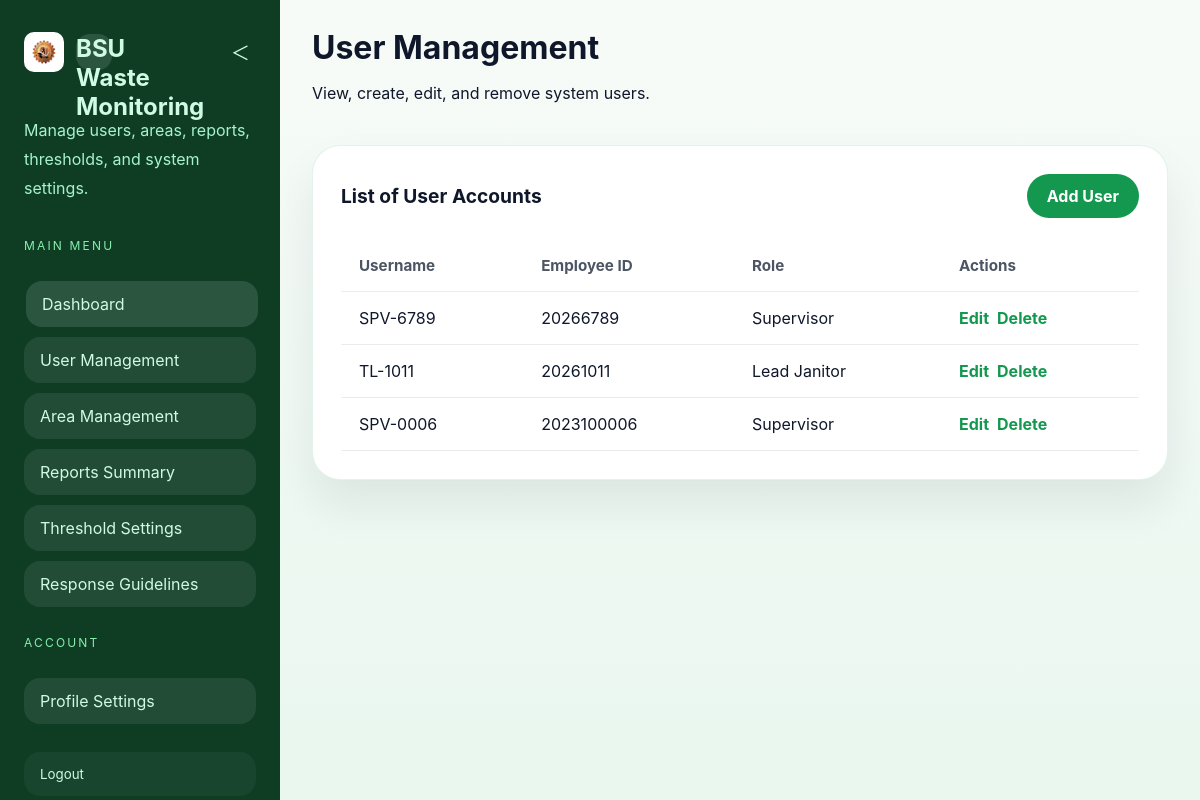
Screenshot of /users/ (signed in) with the database file from the repository.
### records/models.py (models this page shows, shortened)
class Profile(models.Model):
    ROLE_CHOICES = [
        ('Head Supervisor', 'Head Supervisor'),
        ('Supervisor', 'Supervisor'),
        ('Lead Janitor', 'Lead Janitor'),
    ]
    user = models.OneToOneField(User, on_delete=models.CASCADE)
    role = models.CharField(max_length=20, choices=ROLE_CHOICES)
    employee_id = models.CharField(max_length=50, unique=True)
    assigned_area = models.ForeignKey(
        'Area',
        on_delete=models.SET_NULL,
        null=True,
        blank=True
    )

### records/views.py (the view)
# urls.py: path('users/', views.user_list, name='user_list'),
@login_required
def user_list(request):
    users = Profile.objects.exclude(role='Head Supervisor')
    return render(request, 'admin_user_list.html', {
        'users': users
    })

### records/context_processors.py (called while the page is built, shortened)
def sidebar_badges(request):
    user = getattr(request, 'user', None)
    if not user or not user.is_authenticated:
        return {}
    profile = getattr(user, 'profile', None)
    if not profile:
        return {}
    return {}

### records/templates/admin_user_list.html (shortened to what this page needs)
{% load static %}
<!DOCTYPE html>
<html>
<head>
</head>
<body>
    <div class="layout">
        <aside class="sidebar">
            <div class="brand">
                <img src="{% static 'images/bsu-logo.png' %}" alt="BSU Logo" style="width:40px;height:40px;border-radius:10px;background:#fff;padding:3px;object-fit:contain;">
                <span class="brand-name">BSU Waste Monitoring</span>
                <button type="button" class="sidebar-collapse" aria-label="Toggle sidebar">＜</button>
            </div>
            <p>Manage users, areas, reports, thresholds, and system settings.</p>
            <div class="section-title">Main Menu</div>
            <div class="nav-links">
                <a href="{% url 'admin_dashboard' %}" class="active">Dashboard</a>
                <a href="{% url 'user_list' %}">User Management</a>
                <a href="{% url 'area_list' %}">Area Management</a>
                <a href="{% url 'admin_reports' %}">Reports Summary</a>
                <a href="{% url 'threshold_settings' %}">Threshold Settings</a>
                <a href="{% url 'response_guidelines' %}">Response Guidelines</a>
            </div>
            <div class="section-title">Account</div>
            <div class="nav-links">
                <a href="{% url 'edit_profile' %}">
                    Profile Settings
                </a>
            </div>
            <form action="{% url 'logout' %}" method="POST" style="width:100%;">
                <button type="submit" class="logout-btn">
                    Logout
                </button>
            </form>
        </aside>
        <main class="main">
            <div class="topbar">
                    <div>
                        <h1>User Management</h1>
                        <p>View, create, edit, and remove system users.</p>
                    </div>
                </div>
                <div class="panel">
                    <div class="panel-header">
                        <h2>List of User Accounts</h2>
                        <a href="{% url 'add_user' %}" class="add-btn"
                        style="text-decoration:none;">
                            Add User
                        </a>
                    </div>
                    <div class="table-wrapper">
                        <table>
                            <thead>
                                <tr>
                                    <th>Username</th>
                                    <th>Employee ID</th>
                                    <th>Role</th>
                                    <th>Actions</th>
                                </tr>
                            </thead>
                            <tbody>
                                {% for profile in users %}
                                <tr>
                                    <td data-label="Username">
                                        {{ profile.user.username }}
                                    </td>
                                    <td data-label="Employee ID">
                                        {{ profile.employee_id }}
                                    </td>
                                    <td data-label="Role">
                                        {{ profile.role }}
                                    </td>
                                    <td data-label="Actions">
                                        <div class="action-links">
                                            <a href="{% url 'edit_user' profile.id %}"> Edit </a>
                                            <a href="{% url 'delete_user' profile.id %}"> Delete </a>
                                        </div>
                                    </td>
                                </tr>
                                {% endfor %}
                            </tbody>
                        </table>
                    </div>
                </div>
        </main>
    </div>
</body>
</html>

### records/templates/admin_user_list.html (style rules this page uses)
:root { --bg: #e9f7ef; --sidebar: #0f3d24; --sidebar-soft: #143d2e; --panel: #ffffff; --primary: #14984f; --text: #0f172a; --muted: #4b5563; --shadow: 0 25px 45px rgba(15, 23, 42, 0.08); }
* { box-sizing: border-box; }
body { margin: 0; font-family: 'Inter', system-ui, -apple-system, BlinkMacSystemFont, 'Segoe UI', sans-serif; color: var(--text); background: linear-gradient(180deg, #f7fbf8 0%, #e9f7ef 100%); }
.layout { display: grid; grid-template-columns: 280px 1fr; min-height: 100vh; }
.sidebar { padding: 32px 24px; background: var(--sidebar); color: #d1fae5; display: flex; flex-direction: column; gap: 28px; position: sticky; top: 0; height: 100vh; overflow-y: auto; }
.brand { font-size: 1.5rem; font-weight: 800; display: flex; align-items: center; gap: 12px; }
.brand span { width: 36px; height: 36px; border-radius: 14px; background: rgba(255, 255, 255, 0.12); display: grid; place-items: center; font-weight: 700; }
.sidebar p { color: #a7f3d0; line-height: 1.8; margin-bottom: 8px; }
.section-title { color: #86efac; text-transform: uppercase; font-size: 0.75rem; letter-spacing: 0.18em; }
.nav-links { display: grid; gap: 10px; }
.nav-links a { display: flex; justify-content: space-between; align-items: center; padding: 13px 16px; border-radius: 16px; text-decoration: none; color: #d1fae5; background: rgba(255, 255, 255, 0.08); transition: transform 0.2s ease, background 0.2s ease; }
.nav-links a:hover, .nav-links a.active { background: rgba(255, 255, 255, 0.12); transform: translateX(2px); }
.main { padding: 28px 32px; }
.topbar { display: flex; justify-content: space-between; gap: 18px; align-items: center; margin-bottom: 26px; }
.topbar h1 { margin: 0; font-size: 2rem; }
.panel { background: var(--panel); border-radius: 28px; padding: 28px; box-shadow: var(--shadow); border: 1px solid rgba(20, 152, 79, 0.12); }
.panel-header { display: flex; justify-content: space-between; align-items: center; gap: 12px; margin-bottom: 22px; }
.panel-header h2 { margin: 0; font-size: 1.2rem; }
.table-wrapper { overflow-x: auto; }
table { width: 100%; border-collapse: collapse; min-width: 780px; }
th, td { padding: 16px 18px; text-align: left; border-bottom: 1px solid rgba(15, 23, 42, 0.08); }
th { color: var(--muted); font-size: 0.95rem; }
.action-links { display:flex; gap:8px; }
.action-links a { color:var(--primary); font-weight:700; text-decoration:none; }
.logout-btn { width: 100%; padding: 14px 16px; border-radius: 16px; border: none; background: rgba(255, 255, 255, 0.04); color: #d1fae5; cursor: pointer; font-family: inherit; text-align: left; transition: background 0.2s ease, transform 0.2s ease; }
.add-btn { border: none; border-radius: 999px; padding: 12px 20px; font-weight: 700; cursor: pointer; background: var(--primary); color: white; transition: transform 0.2s ease, background 0.2s ease; }
.sidebar-collapse { margin-left: auto; border: none; background: transparent; color: inherit; font-size: 1.2rem; cursor: pointer; padding: 6px; border-radius: 10px; transition: background 0.2s ease; }

### rows the page displays
Profile: user.username "SPV-6789", employee_id "20266789", role "Supervisor"
Profile: user.username "TL-1011", employee_id "20261011", role "Lead Janitor"
Profile: user.username "SPV-0006", employee_id "2023100006", role "Supervisor"
